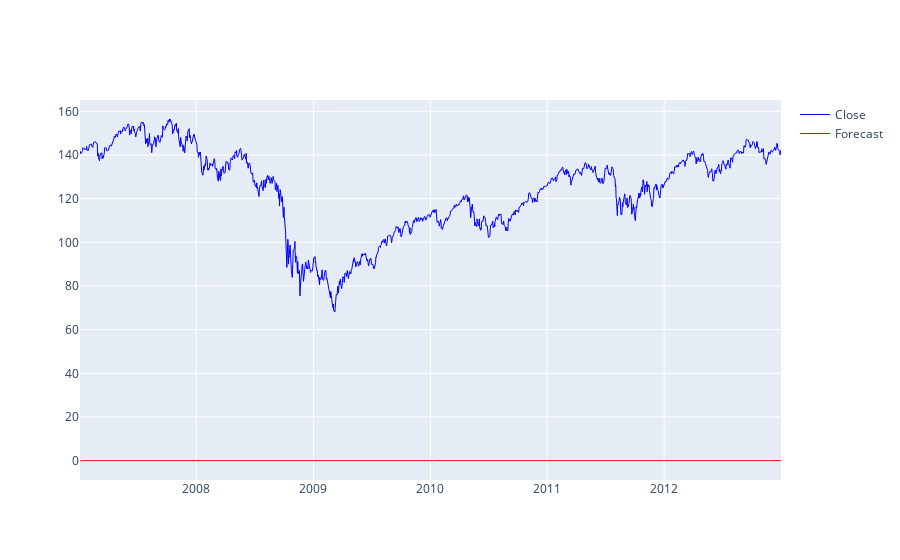

Notebook code for this chart:
### Code cell
fig = make_subplots(rows=1, cols=1, specs=[[{}]], vertical_spacing=0)

# Plot closing prices
fig.add_trace(
    go.Scatter(
        x=dataframe.index,
        y=dataframe["close"],
        line={"color":"blue", "width":1},
        name="Close",
    ),
    row=1,
    col=1,
)

fig.add_trace(
    go.Scatter(
        x=dataframe.index,
        y=dataframe["arf"],
        line={"color":"red", "width":1},
        name="Forecast",
    ),
    row=1,
    col=1,
)

fig.update_yaxes(visible=False, secondary_y=True)

### Figure 1 — Plotly figure (JSON) as saved in the notebook; plotly's stock layout.template omitted (floating-point values rounded to 4 significant figures; data arrays with more than 128 entries replaced by an {"elided": "..."} marker saying what was removed)
{"data": [{"line": {"color": "blue", "width": 1}, "name": "Close", "type": "scatter", "x": {"elided": "1510 str values"}, "xaxis": "x", "y": {"elided": "1510 float values"}, "yaxis": "y"}, {"line": {"color": "red", "width": 1}, "name": "Forecast", "type": "scatter", "x": {"elided": "1510 str values"}, "xaxis": "x", "y": {"elided": "1510 float values"}, "yaxis": "y"}], "layout": {"xaxis": {"anchor": "y", "domain": [0, 1]}, "yaxis": {"anchor": "x", "domain": [0, 1]}}}
